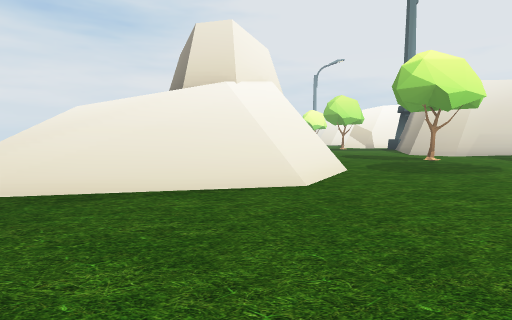
View 1 (above)

23 first-person views from a walk through a scene from a Unity 3-D project. The camera is 1.4 m above the floor, tilts 4° down and sees 80° across. The floor is counted in squares, 2 m on a side. Each view is taken from the middle of a square. On the plan, view 1 faces up. The plan holds only what a view shows up to about 10 squares ahead; the rest is blank. The place goes on beyond the plan.

View 2
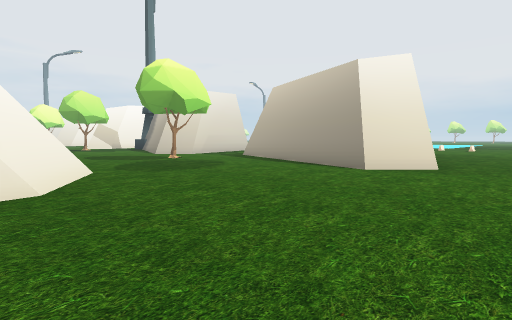

View 3
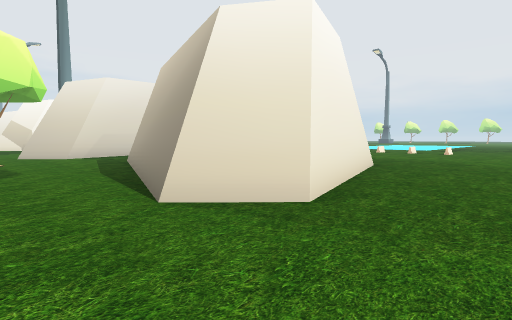

View 4
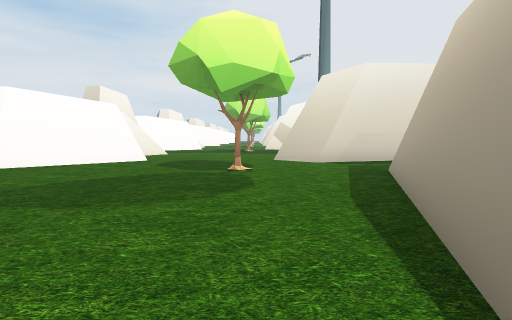

View 5
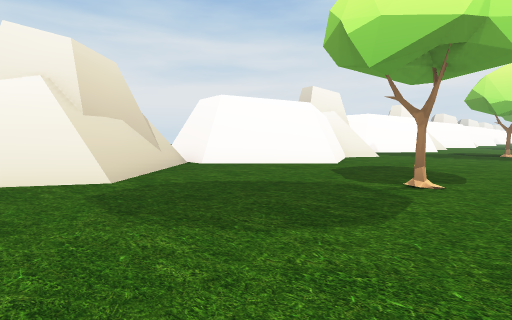

View 6
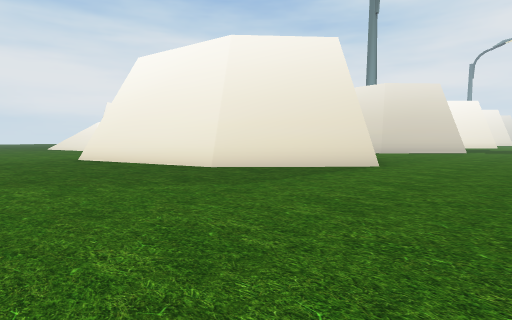

View 7
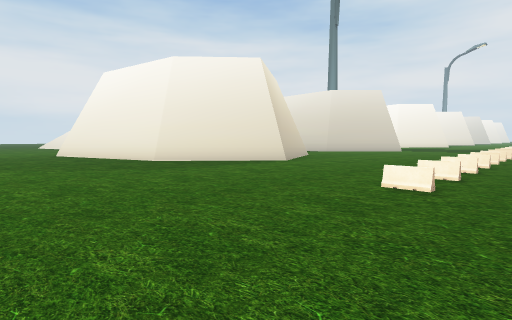

View 8
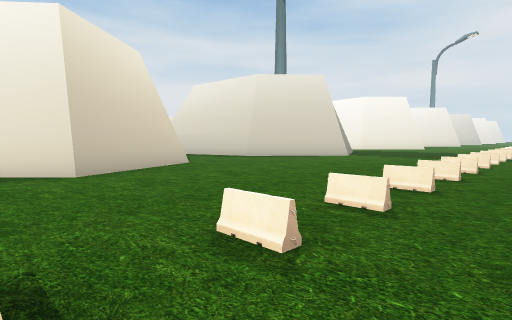

View 9
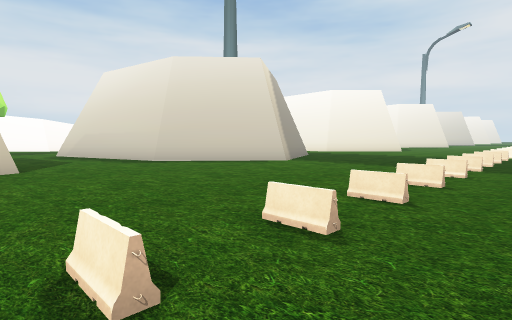

View 10
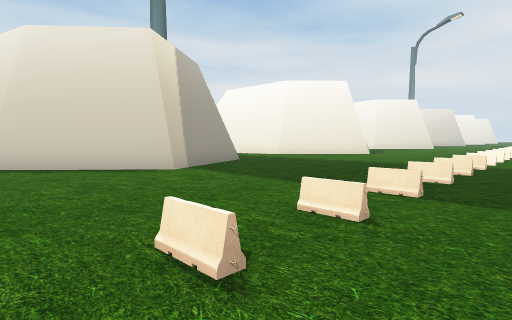

View 11
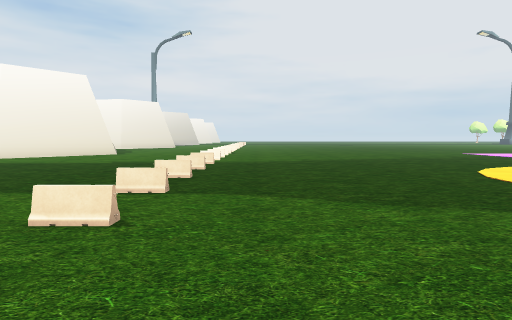

View 12
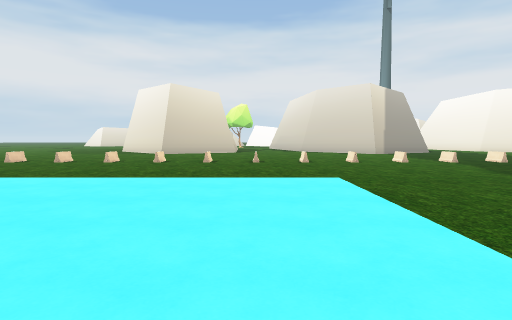

View 13
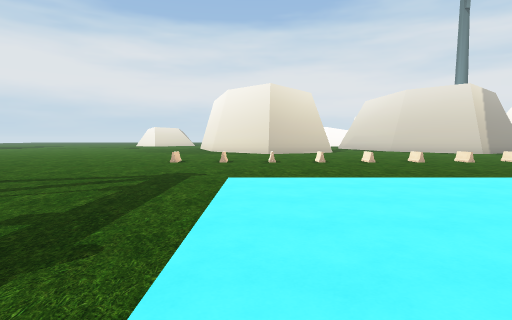

View 14
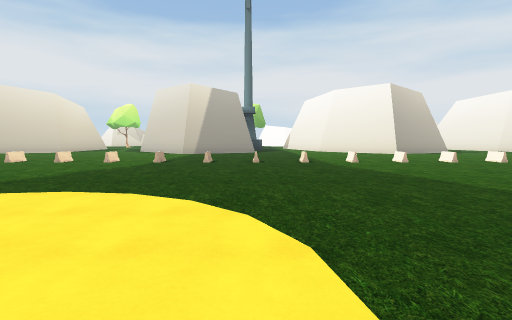

View 15
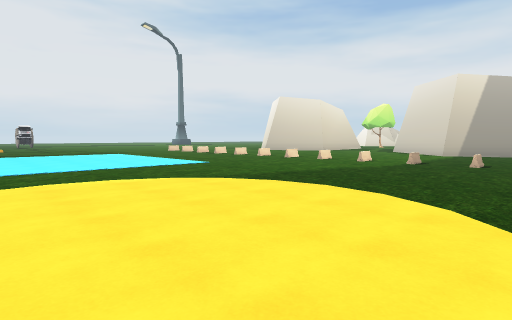

View 16
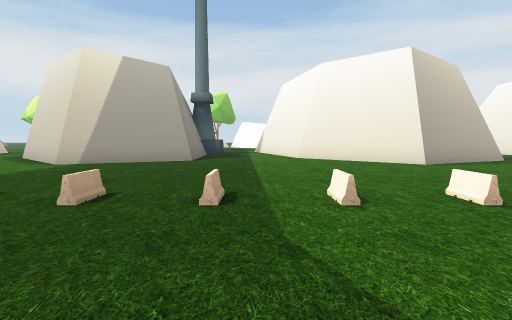

View 17
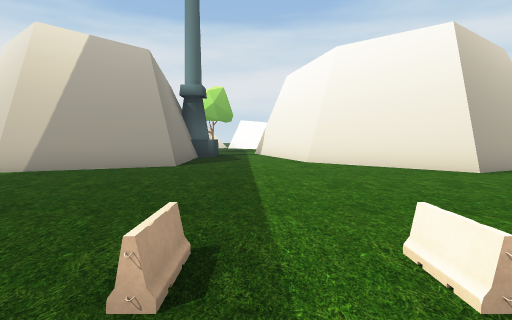

View 18
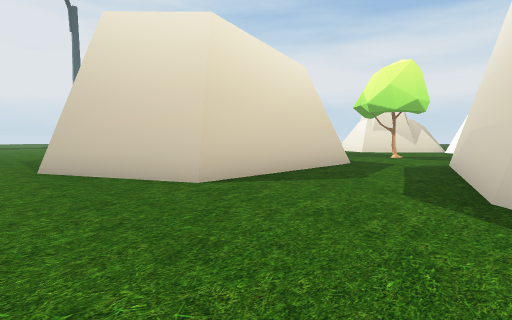

View 19
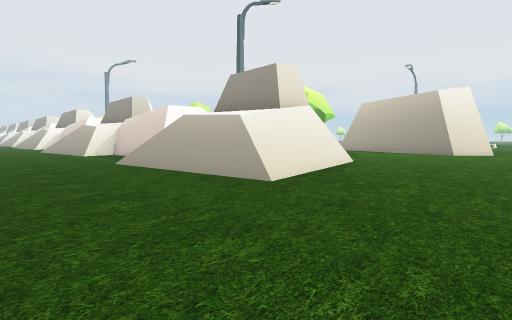

View 20
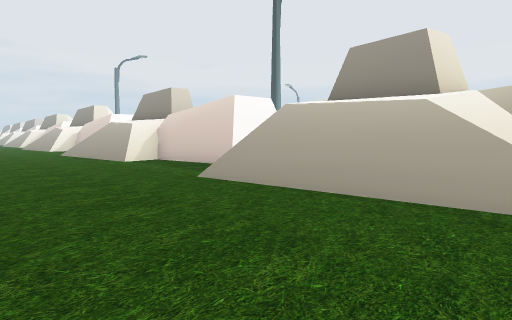

View 21
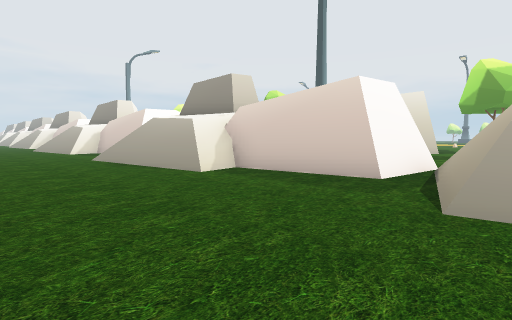

View 22
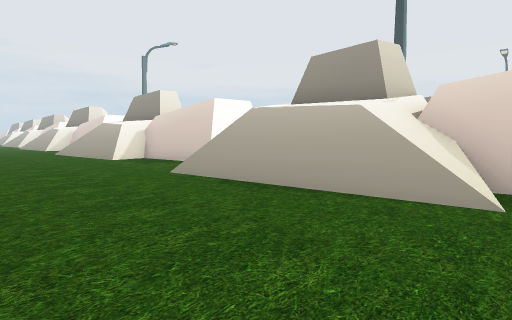

View 23
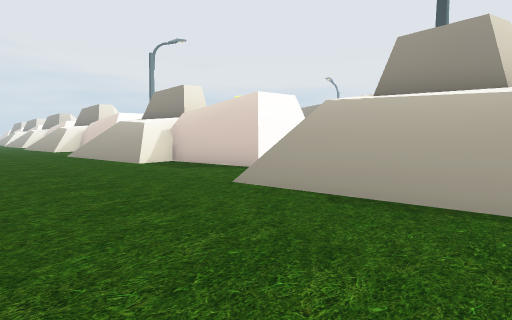

### Floor plan
Key: @ floor where view 1 was taken; # wall or solid block; . floor; / step, stairs or slope; = window, fence, low wall or low ledge; ^ raised ledge; v drop or lower ground; O other object.
Columns run from 8 left of view 1 to 30 right of it. Each row starts with its distance up from view 1.
 26  ...                  ##....OO..
 25  .../                ##.....OO...
 24  .../#              ##.............
 23  ....#              ........OO.........
 22  ....##             ........OO.........
 21  .....##            ..................
 20 ......#             ###.....OO.........
 19 ....=                 #.....OO.........
 18 ....///               ##...............
 17 ....//##     ..       ##....OO.........
 16 ....///##   ...       ##....OO.........
 15 ....///=#  ....      ##................
 14 ..../#^   #....    ###......OO........
 13 .....##  ##....#####........OO........
 12 .....## ##............................
 11 ......###...................OO.........
 10 ......###.....O.....###.....OO........
  9 ....=####........######...............
  8 ....///###.......#    ##....OO........
  7 ....//####=.....##     #....OO........
  6 ....///###......#     ##...............
  5 ....///v##......#    ##.....OO........
  4 ..../=v#.......##  ###......OO.......
  3 ...............#####................
  2 ...................................
  1 .................................
  0 ......  @.......................
 -1                       .........

Positions as (right, up) in squares from view 1, and headings:
1: (0, 0), facing up
2: (0, 0), facing up-right
3: (5, 0), facing up-right
4: (6, 3), facing up
5: (7, 5), facing up-left
6: (19, -1), facing up-left
7: (22, -1), facing up-left
8: (22, 5), facing up-left
9: (22, 9), facing up-left
10: (22, 13), facing up-left
11: (22, 13), facing up
12: (30, 11), facing left
13: (30, 6), facing left
14: (30, 20), facing left
15: (30, 20), facing down-left
16: (24, 22), facing left
17: (22, 22), facing left
18: (17, 14), facing down-left
19: (-8, 0), facing up-right
20: (-8, 4), facing up-right
21: (-8, 8), facing up-right
22: (-8, 13), facing up-right
23: (-8, 15), facing up-right
